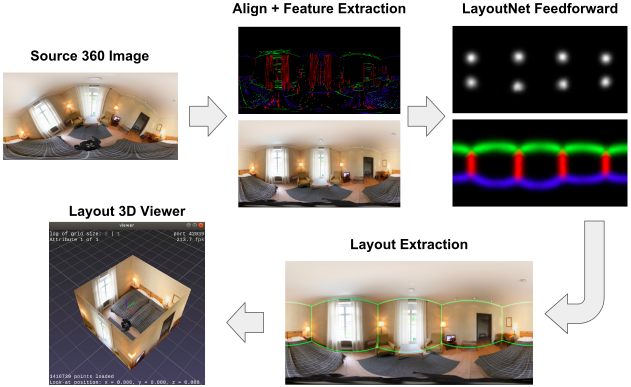
#> input picture LayoutNet/assert/pipeline.png, 1262 x 773 px (shown at 1/2 size)
$ python pano_lsd_align.py --i assert/pipeline.png --o_prefix assert/pipeline.png
#> lines starting #> are read from the running program, lines starting #| are printed output that depends on the picture
'''
Most of the code are modified from LayoutNet official's matlab code
in which some of the code are borrowed from PanoContext and PanoBasic

All functions, naming rule and data flow follow official
for easier converting and comparing.
Code is not optimized for python or numpy yet.

author: Cheng Sun
email : s2821d3721@gmail.com
'''
import sys
import numpy as np
from scipy.ndimage import map_coordinates
from pano import coords2uv, uv2xyzN, xyz2uvN, computeUVN, computeUVN_vec, uv2xyzN_vec
import cv2


def warpImageFast(im, XXdense, YYdense):
    minX = max(1., np.floor(XXdense.min()) - 1)
    minY = max(1., np.floor(YYdense.min()) - 1)

    maxX = min(im.shape[1], np.ceil(XXdense.max()) + 1)
    maxY = min(im.shape[0], np.ceil(YYdense.max()) + 1)

    im = im[int(round(minY - 1)):int(round(maxY)),
         int(round(minX - 1)):int(round(maxX))]

    assert XXdense.shape == YYdense.shape
    out_shape = XXdense.shape
    coordinates = [
        (YYdense - minY).reshape(-1),
        (XXdense - minX).reshape(-1),
    ]
    im_warp = np.stack([
        map_coordinates(im[..., c], coordinates, order=1).reshape(out_shape)
        for c in range(im.shape[-1])],
        axis=-1)

    return im_warp


# [47 lines left out: function rotatePanorama, not called in this run]


def imgLookAt(im, CENTERx, CENTERy, new_imgH, fov):
    sphereH = im.shape[0]
    sphereW = im.shape[1]
    warped_im = np.zeros((new_imgH, new_imgH, 3))
    TX, TY = np.meshgrid(range(1, new_imgH + 1), range(1, new_imgH + 1))
    TX = TX.reshape(-1, 1, order='F')
    TY = TY.reshape(-1, 1, order='F')
    TX = TX - 0.5 - new_imgH / 2
    TY = TY - 0.5 - new_imgH / 2
    r = new_imgH / 2 / np.tan(fov / 2)

    # convert to 3D
    R = np.sqrt(TY ** 2 + r ** 2)
    ANGy = np.arctan(- TY / r)
    ANGy = ANGy + CENTERy

    X = np.sin(ANGy) * R
    Y = -np.cos(ANGy) * R
    Z = TX

    INDn = np.nonzero(np.abs(ANGy) > np.pi / 2)

    # project back to sphere
    ANGx = np.arctan(Z / -Y)
    RZY = np.sqrt(Z ** 2 + Y ** 2)
    ANGy = np.arctan(X / RZY)

    ANGx[INDn] = ANGx[INDn] + np.pi
    ANGx = ANGx + CENTERx

    INDy = np.nonzero(ANGy < -np.pi / 2)
    ANGy[INDy] = -np.pi - ANGy[INDy]
    ANGx[INDy] = ANGx[INDy] + np.pi

    INDx = np.nonzero(ANGx <= -np.pi);
    ANGx[INDx] = ANGx[INDx] + 2 * np.pi
    INDx = np.nonzero(ANGx > np.pi);
    ANGx[INDx] = ANGx[INDx] - 2 * np.pi
    INDx = np.nonzero(ANGx > np.pi);
    ANGx[INDx] = ANGx[INDx] - 2 * np.pi
    INDx = np.nonzero(ANGx > np.pi);
    ANGx[INDx] = ANGx[INDx] - 2 * np.pi

    Px = (ANGx + np.pi) / (2 * np.pi) * sphereW + 0.5
    Py = ((-ANGy) + np.pi / 2) / np.pi * sphereH + 0.5

    INDxx = np.nonzero(Px < 1)
    Px[INDxx] = Px[INDxx] + sphereW
    im = np.concatenate([im, im[:, :2]], 1)

    Px = Px.reshape(new_imgH, new_imgH, order='F')
    Py = Py.reshape(new_imgH, new_imgH, order='F')

    warped_im = warpImageFast(im, Px, Py)

    return warped_im


def separatePano(panoImg, fov, x, y, imgSize=320):
    '''cut a panorama image into several separate views'''
    assert x.shape == y.shape
    if not isinstance(fov, np.ndarray):
        fov = fov * np.ones_like(x)

    sepScene = [
        {
            'img': imgLookAt(panoImg.copy(), xi, yi, imgSize, fovi),
            'vx': xi,
            'vy': yi,
            'fov': fovi,
            'sz': imgSize,
        }
        for xi, yi, fovi in zip(x, y, fov)
    ]

    return sepScene


def lsdWrap(img, LSD=None, **kwargs):
    '''
    Opencv implementation of
    Rafael Grompone von Gioi, Jérémie Jakubowicz, Jean-Michel Morel, and Gregory Randall,
    LSD: a Line Segment Detector, Image Processing On Line, vol. 2012.
    [Rafael12] http://www.ipol.im/pub/art/2012/gjmr-lsd/?utm_source=doi
    @img
        input image
    @LSD
        Constructing by cv2.createLineSegmentDetector
        https://docs.opencv.org/3.0-beta/modules/imgproc/doc/feature_detection.html#linesegmentdetector
        if LSD is given, kwargs will be ignored
    @kwargs
        is used to construct LSD
        work only if @LSD is not given
    '''
    if LSD is None:
        LSD = cv2.createLineSegmentDetector(**kwargs)

    if len(img.shape) == 3:
        img = cv2.cvtColor(img, cv2.COLOR_RGB2GRAY)

    # lines, width, prec, nfa = LSD.detect(img)
    # TODO fix
    lines = LSD.detect(img)
    if lines is None:
        return np.zeros_like(img), np.array([])
    edgeMap = LSD.drawSegments(np.zeros_like(img), lines)[..., -1]
    lines = np.squeeze(lines, 1)
    # edgeList = np.concatenate([lines, width, prec, nfa], 1)
    # TODO fix
    edgeList = np.concatenate([lines], 1)
    return edgeMap, edgeList


def edgeFromImg2Pano(edge):
    edgeList = edge['edgeLst']
    if len(edgeList) == 0:
        return np.array([])

    vx = edge['vx']
    vy = edge['vy']
    fov = edge['fov']
    imH, imW = edge['img'].shape

    R = (imW / 2) / np.tan(fov / 2)

    # im is the tangent plane, contacting with ball at [x0 y0 z0]
    x0 = R * np.cos(vy) * np.sin(vx)
    y0 = R * np.cos(vy) * np.cos(vx)
    z0 = R * np.sin(vy)
    vecposX = np.array([np.cos(vx), -np.sin(vx), 0])
    vecposY = np.cross(np.array([x0, y0, z0]), vecposX)
    vecposY = vecposY / np.sqrt(vecposY @ vecposY.T)
    vecposX = vecposX.reshape(1, -1)
    vecposY = vecposY.reshape(1, -1)
    Xc = (0 + imW - 1) / 2
    Yc = (0 + imH - 1) / 2

    vecx1 = edgeList[:, [0]] - Xc
    vecy1 = edgeList[:, [1]] - Yc
    vecx2 = edgeList[:, [2]] - Xc
    vecy2 = edgeList[:, [3]] - Yc

    vec1 = np.tile(vecx1, [1, 3]) * vecposX + np.tile(vecy1, [1, 3]) * vecposY
    vec2 = np.tile(vecx2, [1, 3]) * vecposX + np.tile(vecy2, [1, 3]) * vecposY
    coord1 = [[x0, y0, z0]] + vec1
    coord2 = [[x0, y0, z0]] + vec2

    normal = np.cross(coord1, coord2, axis=1)
    normal = normal / np.linalg.norm(normal, axis=1, keepdims=True)

    panoList = np.hstack([normal, coord1, coord2, edgeList[:, [-1]]])

    return panoList


# [31 lines left out: functions _intersection, _insideRange, not called in this run]


def combineEdgesN(edges):
    '''
    Combine some small line segments, should be very conservative
    OUTPUT
        lines: combined line segments
        ori_lines: original line segments

        line format [nx ny nz projectPlaneID umin umax LSfov score]
    '''
    arcList = []
    for edge in edges:
        panoLst = edge['panoLst']
        if len(panoLst) == 0:
            continue
        arcList.append(panoLst)
    arcList = np.vstack(arcList)

    # ori lines
    numLine = len(arcList)
    ori_lines = np.zeros((numLine, 8))
    areaXY = np.abs(arcList[:, 2])
    areaYZ = np.abs(arcList[:, 0])
    areaZX = np.abs(arcList[:, 1])
    planeIDs = np.argmax(np.stack([areaXY, areaYZ, areaZX], -1), 1) + 1  # XY YZ ZX

    for i in range(numLine):
        ori_lines[i, :3] = arcList[i, :3]
        ori_lines[i, 3] = planeIDs[i]
        coord1 = arcList[i, 3:6]
        coord2 = arcList[i, 6:9]
        uv = xyz2uvN(np.stack([coord1, coord2]), planeIDs[i])
        umax = uv[:, 0].max() + np.pi
        umin = uv[:, 0].min() + np.pi
        if umax - umin > np.pi:
            ori_lines[i, 4:6] = np.array([umax, umin]) / 2 / np.pi
        else:
            ori_lines[i, 4:6] = np.array([umin, umax]) / 2 / np.pi
        ori_lines[i, 6] = np.arccos((
                                            np.dot(coord1, coord2) / (np.linalg.norm(coord1) * np.linalg.norm(coord2))
                                    ).clip(-1, 1))
        ori_lines[i, 7] = arcList[i, 9]

    # additive combination
    lines = ori_lines.copy()
    for _ in range(3):
        numLine = len(lines)
        valid_line = np.ones(numLine, bool)
        for i in range(numLine):
            if not valid_line[i]:
                continue
            dotProd = (lines[:, :3] * lines[[i], :3]).sum(1)
            valid_curr = np.logical_and((np.abs(dotProd) > np.cos(np.pi / 180)), valid_line)
            valid_curr[i] = False
            for j in np.nonzero(valid_curr)[0]:
                range1 = lines[i, 4:6]
                range2 = lines[j, 4:6]
                valid_rag = _intersection(range1, range2)
                if not valid_rag:
                    continue

                # combine
                I = np.argmax(np.abs(lines[i, :3]))
                if lines[i, I] * lines[j, I] > 0:
                    nc = lines[i, :3] * lines[i, 6] + lines[j, :3] * lines[j, 6]
                else:
                    nc = lines[i, :3] * lines[i, 6] - lines[j, :3] * lines[j, 6]
                nc = nc / np.linalg.norm(nc)

                if _insideRange(range1[0], range2):
                    nrmin = range2[0]
                else:
                    nrmin = range1[0]

                if _insideRange(range1[1], range2):
                    nrmax = range2[1]
                else:
                    nrmax = range1[1]

                u = np.array([[nrmin], [nrmax]]) * 2 * np.pi - np.pi
                v = computeUVN(nc, u, lines[i, 3])
                xyz = uv2xyzN(np.hstack([u, v]), lines[i, 3])
                l = np.arccos(np.dot(xyz[0, :], xyz[1, :]).clip(-1, 1))
                scr = (lines[i, 6] * lines[i, 7] + lines[j, 6] * lines[j, 7]) / (lines[i, 6] + lines[j, 6])

                lines[i] = [*nc, lines[i, 3], nrmin, nrmax, l, scr]
                valid_line[j] = False

        lines = lines[valid_line]

    return lines, ori_lines


# [363 lines left out: functions icosahedron2sphere, curveFitting, sphereHoughVote, findMainDirectionEMA, multi_linspace, assignVanishingType and 2 more, not called in this run]


def panoEdgeDetection(img, viewSize=320, qError=0.7, refineIter=3):
    '''
    line detection on panorama
       INPUT:
           img: image waiting for detection, double type, range 0~1
           viewSize: image size of croped views
           qError: set smaller if more line segment wanted
       OUTPUT:
           oLines: detected line segments
           vp: vanishing point
           views: separate views of panorama
           edges: original detection of line segments in separate views
           panoEdge: image for visualize line segments
    '''
    cutSize = viewSize
    fov = np.pi / 3
    xh = np.arange(-np.pi, np.pi * 5 / 6, np.pi / 6)
    yh = np.zeros(xh.shape[0])
    xp = np.array([-3 / 3, -2 / 3, -1 / 3, 0 / 3, 1 / 3, 2 / 3, -3 / 3, -2 / 3, -1 / 3, 0 / 3, 1 / 3, 2 / 3]) * np.pi
    yp = np.array([1 / 4, 1 / 4, 1 / 4, 1 / 4, 1 / 4, 1 / 4, -1 / 4, -1 / 4, -1 / 4, -1 / 4, -1 / 4, -1 / 4]) * np.pi
    x = np.concatenate([xh, xp, [0, 0]])
    y = np.concatenate([yh, yp, [np.pi / 2., -np.pi / 2]])

    sepScene = separatePano(img.copy(), fov, x, y, cutSize)
    edge = []
    # LSD = cv2.createLineSegmentDetector(_refine=cv2.LSD_REFINE_ADV, _quant=qError)
    # TODO fix
    LSD = cv2.ximgproc.createFastLineDetector()
    for i, scene in enumerate(sepScene):
        edgeMap, edgeList = lsdWrap(scene['img'], LSD)
        edge.append({
            'img': edgeMap,
            'edgeLst': edgeList,
            'vx': scene['vx'],
            'vy': scene['vy'],
            'fov': scene['fov'],
        })
        edge[-1]['panoLst'] = edgeFromImg2Pano(edge[-1])
    lines, olines = combineEdgesN(edge)

    clines = lines.copy()
    for _ in range(refineIter):
        mainDirect, score, angle = findMainDirectionEMA(clines)

        tp, typeCost = assignVanishingType(lines, mainDirect[:3], 0.1, 10)
        lines1 = lines[tp == 0]
        lines2 = lines[tp == 1]
        lines3 = lines[tp == 2]

        lines1rB = refitLineSegmentB(lines1, mainDirect[0], 0)
        lines2rB = refitLineSegmentB(lines2, mainDirect[1], 0)
        lines3rB = refitLineSegmentB(lines3, mainDirect[2], 0)

        clines = np.vstack([lines1rB, lines2rB, lines3rB])

    panoEdge1r = paintParameterLine(lines1rB, img.shape[1], img.shape[0])
    panoEdge2r = paintParameterLine(lines2rB, img.shape[1], img.shape[0])
    panoEdge3r = paintParameterLine(lines3rB, img.shape[1], img.shape[0])
    panoEdger = np.stack([panoEdge1r, panoEdge2r, panoEdge3r], -1)

    # output
    olines = clines
    vp = mainDirect
    views = sepScene
    edges = edge
    panoEdge = panoEdger

    return olines, vp, views, edges, panoEdge, score, angle


if __name__ == '__main__':

    # disable OpenCV3's non thread safe OpenCL option
    cv2.ocl.setUseOpenCL(False)

    import os
    import argparse
    import PIL
    from PIL import Image
    import time

    parser = argparse.ArgumentParser()
    parser.add_argument('--i', required=True)
    parser.add_argument('--o_prefix', required=True)
    parser.add_argument('--qError', default=0.7, type=float)
    parser.add_argument('--refineIter', default=3, type=int)
    args = parser.parse_args()

    # Read image
    img_ori = np.array(Image.open(args.i).resize((1024, 512)))
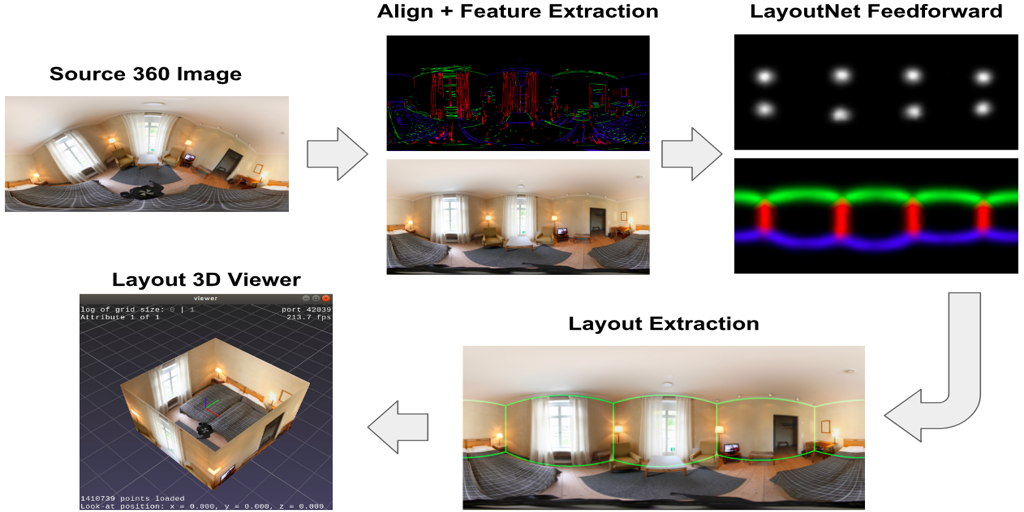
#> img_ori: shape (512, 1024, 4); mean R, G, B, A 167.7, 162.9, 158.9, 255

    # Vanishing point estimation & Line segments detection
    s_time = time.time()
    olines, vp, views, edges, panoEdge, score, angle = panoEdgeDetection(img_ori,
                                                                         qError=args.qError,
                                                                         refineIter=args.refineIter)
#> in separatePano, `sepScene = [ { 'img': imgLookAt(panoImg.copy(), xi, yi, imgSize, fovi)..`: sepScene = 26 items
#> the loop in panoEdgeDetection, `for i, scene in enumerate(sepScene):` made 26 passes
#> (vx in edgeFromImg2Pano, vy in edgeFromImg2Pano, x0 in edgeFromImg2Pano, y0 in edgeFromImg2Pano, z0 in edgeFromImg2Pano, vecposX in edgeFromImg2Pano, vecposY in edgeFromImg2Pano) on passes 1 to 10: (-3.14, 0, -3.39e-14, -277.1, 0, [[-1, 1.22e-16, 0]], [[0, 0, -1]]), (-2.62, 0, -138.6, -240, 0, [[-0.866, 0.5, 0]], [[0, 0, -1]]), (-2.09, 0, -240, -138.6, 0, [[-0.5, 0.866, 0]], [[0, 0, -1]]), (-1.57, 0, -277.1, -1.06e-13, 0, [[-3.83e-16, 1, 0]], [[0, 0, -1]]), (-1.05, 0, -240, 138.6, 0, [[0.5, 0.866, 0]], [[0, 0, -1]]), (-0.524, 0, -138.6, 240, 0, [[0.866, 0.5, 0]], [[0, 0, -1]]), (-8.88e-16, 0, -2.46e-13, 277.1, 0, [[1, 8.88e-16, 0]], [[0, 0, -1]]), (0.524, 0, 138.6, 240, 0, [[0.866, -0.5, 0]], [[0, 0, -1]]), (1.05, 0, 240, 138.6, 0, [[0.5, -0.866, 0]], [[0, 0, -1]]), (1.57, 0, 277.1, 5.09e-13, 0, [[1.84e-15, -1, 0]], [[0, 0, -1]])
#> pass 1, in lsdWrap, `img = cv2.cvtColor(img, cv2.COLOR_RGB2GRAY)`:
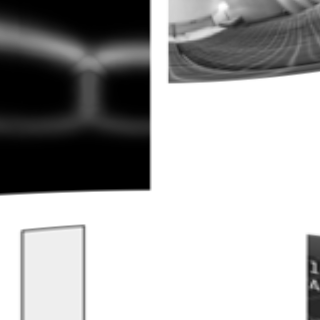
#> img: shape (320, 320); min 0, max 255, mean 169.3
#> pass 1, in lsdWrap, `edgeMap = LSD.drawSegments(np.zeros_like(img), lines)[..., -1]`:
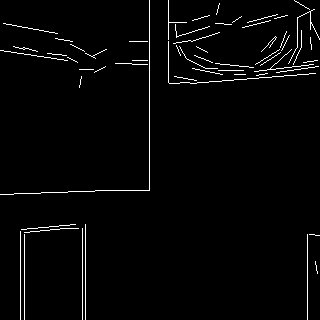
#> edgeMap: shape (320, 320); 2.3% white in thin lines or dots
#> pass 2, in lsdWrap (call 2), `img = cv2.cvtColor(img, cv2.COLOR_RGB2GRAY)`:
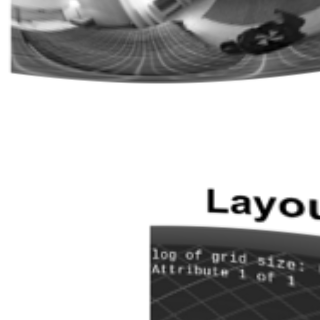
#> img: shape (320, 320); min 0, max 255, mean 185.3
#> pass 2, in lsdWrap (call 2), `edgeMap = LSD.drawSegments(np.zeros_like(img), lines)[..., -1]`:
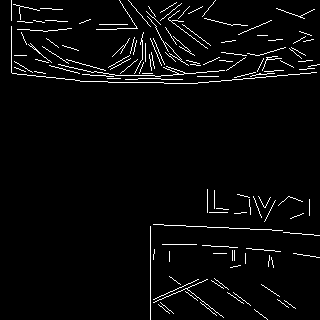
#> edgeMap: shape (320, 320); 3.4% white in thin lines or dots
#> the loop in combineEdgesN, `for edge in edges:` made 26 passes
#> in combineEdgesN, `numLine = len(arcList)`: numLine = 3400
#> in combineEdgesN, `areaXY = np.abs(arcList[:, 2])`: areaXY = 3400 values, max 0.999 at index 946, min 0 at index 0, mean 0.482
#> in combineEdgesN, `areaYZ = np.abs(arcList[:, 0])`: areaYZ = 3400 values, max 1 at index 3241, min 0 at index 50, mean 0.479
#> in combineEdgesN, `areaZX = np.abs(arcList[:, 1])`: areaZX = 3400 values, max 1 at index 3290, min 0 at index 468, mean 0.471
#> in combineEdgesN, `planeIDs = np.argmax(np.stack([areaXY, areaYZ, areaZX], -1), 1) + 1`: planeIDs = 3400 values, max 3 at index 79, min 1 at index 2, mean 1.87
#> the loop in combineEdgesN, `for i in range(numLine):` made 1 pass
#> (coord1, coord2) on pass 1: ([10.5, -277.1, 159.5], [10.5, -277.1, -30.5])
#> (the run stopped early here; a loop or call above may not have finished)
